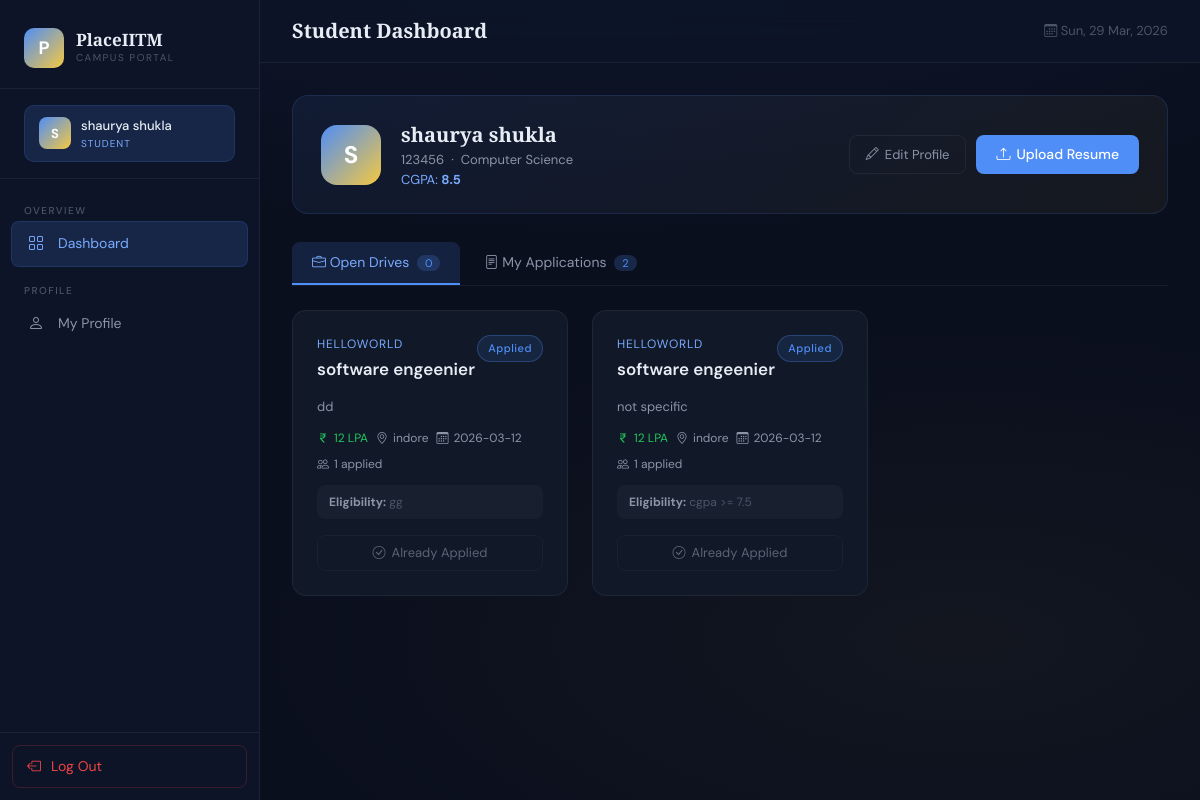
/student/dashboard (signed in), run on the app's committed database.
### tables this page shows
CREATE TABLE students (
            id INTEGER PRIMARY KEY AUTOINCREMENT,
            name TEXT NOT NULL,
            email TEXT UNIQUE NOT NULL,
            password TEXT NOT NULL,
            roll_no TEXT UNIQUE,
            branch TEXT,
            cgpa REAL DEFAULT 0.0,
            phone TEXT,
            bio TEXT,
            skills TEXT,
            resume TEXT,
            is_blacklisted INTEGER DEFAULT 0,
            created_at DATETIME DEFAULT CURRENT_TIMESTAMP
        );

CREATE TABLE placement_drives (
            id INTEGER PRIMARY KEY AUTOINCREMENT,
            company_id INTEGER NOT NULL,
            job_title TEXT NOT NULL,
            job_description TEXT,
            eligibility_criteria TEXT,
            application_deadline TEXT,
            package TEXT,
            location TEXT,
            status TEXT DEFAULT 'pending',
            created_at DATETIME DEFAULT CURRENT_TIMESTAMP,
            FOREIGN KEY (company_id) REFERENCES companies(id) ON DELETE CASCADE
        );

CREATE TABLE companies (
            id INTEGER PRIMARY KEY AUTOINCREMENT,
            company_name TEXT NOT NULL,
            email TEXT UNIQUE NOT NULL,
            password TEXT NOT NULL,
            hr_contact TEXT,
            website TEXT,
            industry TEXT,
            description TEXT,
            approval_status TEXT DEFAULT 'pending',
            created_at DATETIME DEFAULT CURRENT_TIMESTAMP
        );

### app.py (the view)
@app.route('/student/dashboard')
@login_required
@student_required
def student_dashboard():
    db = get_db()
    sid = session['user_id']
    approved_drives = db.execute('''SELECT pd.*, c.company_name,
                                    (SELECT COUNT(*) FROM applications WHERE drive_id=pd.id) as applicant_count,
                                    (SELECT id FROM applications WHERE student_id=? AND drive_id=pd.id) as applied
                                    FROM placement_drives pd
                                    JOIN companies c ON pd.company_id=c.id
                                    WHERE pd.status='approved'
                                    ORDER BY pd.id DESC''', (sid,)).fetchall()
    my_apps = db.execute('''SELECT a.*, pd.job_title, c.company_name, pd.package, pd.location
                            FROM applications a
                            JOIN placement_drives pd ON a.drive_id=pd.id
                            JOIN companies c ON pd.company_id=c.id
                            WHERE a.student_id=? ORDER BY a.id DESC''', (sid,)).fetchall()
    student = db.execute('SELECT * FROM students WHERE id=?', (sid,)).fetchone()
    return render_template('student/dashboard.html', drives=approved_drives, my_apps=my_apps, student=student)

### database.py (called while the page is built)
def get_db():
    db = sqlite3.connect(DATABASE)
    db.row_factory = sqlite3.Row
    db.execute("PRAGMA foreign_keys = ON")
    return db

### utils.py (called while the page is built)
def login_required(f):
    @wraps(f)
    def decorated(*args, **kwargs):
        if 'user_id' not in session:
            flash('Please log in to continue.', 'warning')
            return redirect(url_for('login'))
        return f(*args, **kwargs)
    return decorated

def student_required(f):
    @wraps(f)
    def decorated(*args, **kwargs):
        if session.get('role') != 'student':
            flash('Student access required.', 'danger')
            return redirect(url_for('login'))
        return f(*args, **kwargs)
    return decorated

### templates/student/dashboard.html (shortened to what this page needs)
{% extends 'base.html' %}
{% block page_title %}Student Dashboard{% endblock %}
{% block content %}
<div style="background:linear-gradient(135deg,rgba(79,142,247,0.08),rgba(245,200,66,0.05));
    border:1px solid var(--border);border-radius:16px;padding:24px 28px;margin-bottom:28px;
    display:flex;align-items:center;justify-content:space-between;flex-wrap:wrap;gap:16px">
    <div style="display:flex;align-items:center;gap:20px">
        <div style="width:60px;height:60px;border-radius:16px;background:linear-gradient(135deg,var(--accent),var(--gold));
            display:flex;align-items:center;justify-content:center;font-size:24px;font-weight:700;color:white;flex-shrink:0">
            {{ student.name[0].upper() }}
        </div>
        <div>
            <div style="font-family:'Playfair Display',serif;font-size:20px;font-weight:700;color:var(--text-primary)">{{ student.name }}</div>
            <div style="font-size:13px;color:var(--text-secondary)">{{ student.roll_no or 'No roll no' }} &nbsp;·&nbsp; {{ student.branch or 'No branch' }}</div>
            <div style="font-size:13px;color:var(--accent-light)">CGPA: <strong>{{ student.cgpa or '—' }}</strong></div>
        </div>
    </div>
    <div style="display:flex;gap:10px">
        <a href="{{ url_for('student_profile') }}" class="btn-ghost"><i class="bi bi-pencil"></i> Edit Profile</a>
        {% if not student.resume %}
        <a href="{{ url_for('student_profile') }}" class="btn-accent"><i class="bi bi-upload"></i> Upload Resume</a>
        {% else %}
        <a href="/static/uploads/{{ student.resume }}" target="_blank" class="btn-ghost"><i class="bi bi-file-pdf"></i> My Resume</a>
        {% endif %}
    </div>
</div>
<ul class="nav" id="dashTabs" style="border-bottom:1px solid var(--border-subtle);margin-bottom:24px;gap:4px">
    <li class="nav-item">
        <a class="nav-link active" id="drives-tab" data-bs-toggle="tab" href="#drives-pane"
           style="color:var(--text-secondary);border:none;background:none;padding:10px 20px;border-radius:8px 8px 0 0;font-size:14px;cursor:pointer">
            <i class="bi bi-briefcase"></i> Open Drives <span style="background:rgba(79,142,247,0.2);color:var(--accent);padding:1px 8px;border-radius:10px;font-size:11px;margin-left:4px">{{ drives|selectattr('applied','none')|list|length }}</span>
        </a>
    </li>
    <li class="nav-item">
        <a class="nav-link" id="apps-tab" data-bs-toggle="tab" href="#apps-pane"
           style="color:var(--text-secondary);border:none;background:none;padding:10px 20px;border-radius:8px 8px 0 0;font-size:14px;cursor:pointer">
            <i class="bi bi-file-text"></i> My Applications <span style="background:rgba(79,142,247,0.2);color:var(--accent);padding:1px 8px;border-radius:10px;font-size:11px;margin-left:4px">{{ my_apps|length }}</span>
        </a>
    </li>
</ul>
<div class="tab-content">
    <div class="tab-pane fade show active" id="drives-pane">
        {% if drives %}
        <div class="row g-4">
            {% for d in drives %}
            <div class="col-md-6 col-xl-4">
                <div class="drive-card">
                    <div class="drive-card-top">
                        <div>
                            <div class="drive-company">{{ d.company_name }}</div>
                            <div class="drive-title">{{ d.job_title }}</div>
                        </div>
                        {% if d.applied %}
                        <span class="badge-custom badge-applied" style="flex-shrink:0">Applied</span>
                        {% endif %}
                    </div>
                    {% if d.job_description %}
                    <div style="font-size:13px;color:var(--text-secondary);line-height:1.6;margin-top:8px">
                        {{ d.job_description[:120] }}{% if d.job_description|length > 120 %}...{% endif %}
                    </div>
                    {% endif %}
                    <div class="drive-meta">
                        {% if d.package %}<span class="drive-meta-item" style="color:var(--green)"><i class="bi bi-currency-rupee"></i> {{ d.package }}</span>{% endif %}
                        {% if d.location %}<span class="drive-meta-item"><i class="bi bi-geo-alt"></i> {{ d.location }}</span>{% endif %}
                        {% if d.application_deadline %}<span class="drive-meta-item"><i class="bi bi-calendar3"></i> {{ d.application_deadline }}</span>{% endif %}
                        <span class="drive-meta-item"><i class="bi bi-people"></i> {{ d.applicant_count }} applied</span>
                    </div>
                    {% if d.eligibility_criteria %}
                    <div style="margin-top:12px;font-size:12px;color:var(--text-muted);background:rgba(255,255,255,0.03);border-radius:8px;padding:8px 12px">
                        <strong style="color:var(--text-secondary)">Eligibility:</strong> {{ d.eligibility_criteria[:80] }}{% if d.eligibility_criteria|length > 80 %}...{% endif %}
                    </div>
                    {% endif %}
                    <div style="margin-top:16px">
                        {% if d.applied %}
                        <button class="btn-ghost" style="width:100%;justify-content:center;cursor:not-allowed;opacity:0.6" disabled>
                            <i class="bi bi-check-circle"></i> Already Applied
                        </button>
                        {% else %}
                        <form method="POST" action="{{ url_for('apply_drive', did=d.id) }}">
                            <button type="submit" class="btn-accent" style="width:100%;justify-content:center">
                                <i class="bi bi-send"></i> Apply Now
                            </button>
                        </form>
                        {% endif %}
                    </div>
                </div>
            </div>
            {% endfor %}
        </div>
        {% else %}
        <div style="padding:60px;text-align:center;color:var(--text-muted)">
            <i class="bi bi-briefcase" style="font-size:48px;display:block;margin-bottom:16px"></i>
            No approved drives available right now. Check back soon!
        </div>
        {% endif %}
    </div>
</div>
{% endblock %}

### templates/base.html (shortened to what this page needs)
<!DOCTYPE html>
<html lang="en">
<head>
    <link href="https://cdn.jsdelivr.net/npm/bootstrap@5.3.0/dist/css/bootstrap.min.css" rel="stylesheet">
    <link rel="stylesheet" href="https://cdn.jsdelivr.net/npm/bootstrap-icons@1.11.0/font/bootstrap-icons.css">
    <link rel="stylesheet" href="{{ url_for('static', filename='css/style.css') }}">
</head>
<body>
    {% if session.user_id %}
    <nav class="sidebar">
        <div class="sidebar-brand">
            <a href="/" class="brand-logo">
                <div class="brand-icon">P</div>
                <div class="brand-text">
                    <span class="brand-name">PlaceIITM</span>
                    <span class="brand-sub">Campus Portal</span>
                </div>
            </a>
        </div>
        <div class="sidebar-user">
            <div class="user-pill">
                <div class="user-avatar">{{ session.name[0].upper() }}</div>
                <div class="user-info">
                    <div class="user-name">{{ session.name[:20] }}</div>
                    <div class="user-role">{{ session.role }}</div>
                </div>
            </div>
        </div>
        <div class="sidebar-nav">
            {% if session.role == 'admin' %}
            <div class="nav-section-label">Overview</div>
            <a href="{{ url_for('admin_dashboard') }}" class="nav-item-link {% if request.endpoint == 'admin_dashboard' %}active{% endif %}">
                <i class="bi bi-grid"></i> Dashboard
            </a>
            <div class="nav-section-label" style="margin-top:8px">Manage</div>
            <a href="{{ url_for('admin_companies') }}" class="nav-item-link {% if request.endpoint == 'admin_companies' %}active{% endif %}">
                <i class="bi bi-building"></i> Companies
            </a>
            <a href="{{ url_for('admin_students') }}" class="nav-item-link {% if request.endpoint == 'admin_students' %}active{% endif %}">
                <i class="bi bi-people"></i> Students
            </a>
            <a href="{{ url_for('admin_drives') }}" class="nav-item-link {% if request.endpoint == 'admin_drives' %}active{% endif %}">
                <i class="bi bi-briefcase"></i> Placement Drives
            </a>
            <a href="{{ url_for('admin_applications') }}" class="nav-item-link {% if request.endpoint == 'admin_applications' %}active{% endif %}">
                <i class="bi bi-file-earmark-text"></i> Applications
            </a>
            {% elif session.role == 'student' %}
            <div class="nav-section-label">Overview</div>
            <a href="{{ url_for('student_dashboard') }}" class="nav-item-link {% if request.endpoint == 'student_dashboard' %}active{% endif %}">
                <i class="bi bi-grid"></i> Dashboard
            </a>
            <div class="nav-section-label" style="margin-top:8px">Profile</div>
            <a href="{{ url_for('student_profile') }}" class="nav-item-link {% if request.endpoint == 'student_profile' %}active{% endif %}">
                <i class="bi bi-person"></i> My Profile
            </a>
            {% endif %}
        </div>
        <div class="sidebar-footer">
            <form action="{{ url_for('logout') }}" method="get">
                <button type="submit" class="logout-btn">
                    <i class="bi bi-box-arrow-left"></i> Log Out
                </button>
            </form>
        </div>
    </nav>
    <div class="main-wrapper">
        <div class="topbar">
            <div class="topbar-title">{% block page_title %}Dashboard{% endblock %}</div>
            <div class="topbar-right">
                <span style="font-size:13px; color: var(--text-muted);">
                    <i class="bi bi-calendar3"></i>
                    <span id="current-date"></span>
                </span>
            </div>
        </div>
        <div class="content-area">
            {% block content %}{% endblock %}
        </div>
    </div>
    {% else %}
    <div class="public-layout">
        {% block public_content %}{% endblock %}
    </div>
    {% endif %}
</body>
</html>

### data on the page
students: name "shaurya shukla", name "S", roll_no "123456", branch "Computer Science", cgpa "8.5"
placement_drives: company_name "HELLOWORLD", job_title "software engeenier", job_description "dd", package "12 LPA", location "indore", application_deadline "2026-03-12", applicant_count "1", eligibility_criteria "gg"
placement_drives: company_name "HELLOWORLD", job_title "software engeenier", job_description "not specific", package "12 LPA", location "indore", application_deadline "2026-03-12", applicant_count "1", eligibility_criteria "cgpa >= 7.5"

### other printed values
{{ session.name[0].upper() }} "S"
{{ session.role }} "STUDENT"
{{ drives|selectattr('applied','none')|list|length }} "0"
{{ my_apps|length }} "2"
